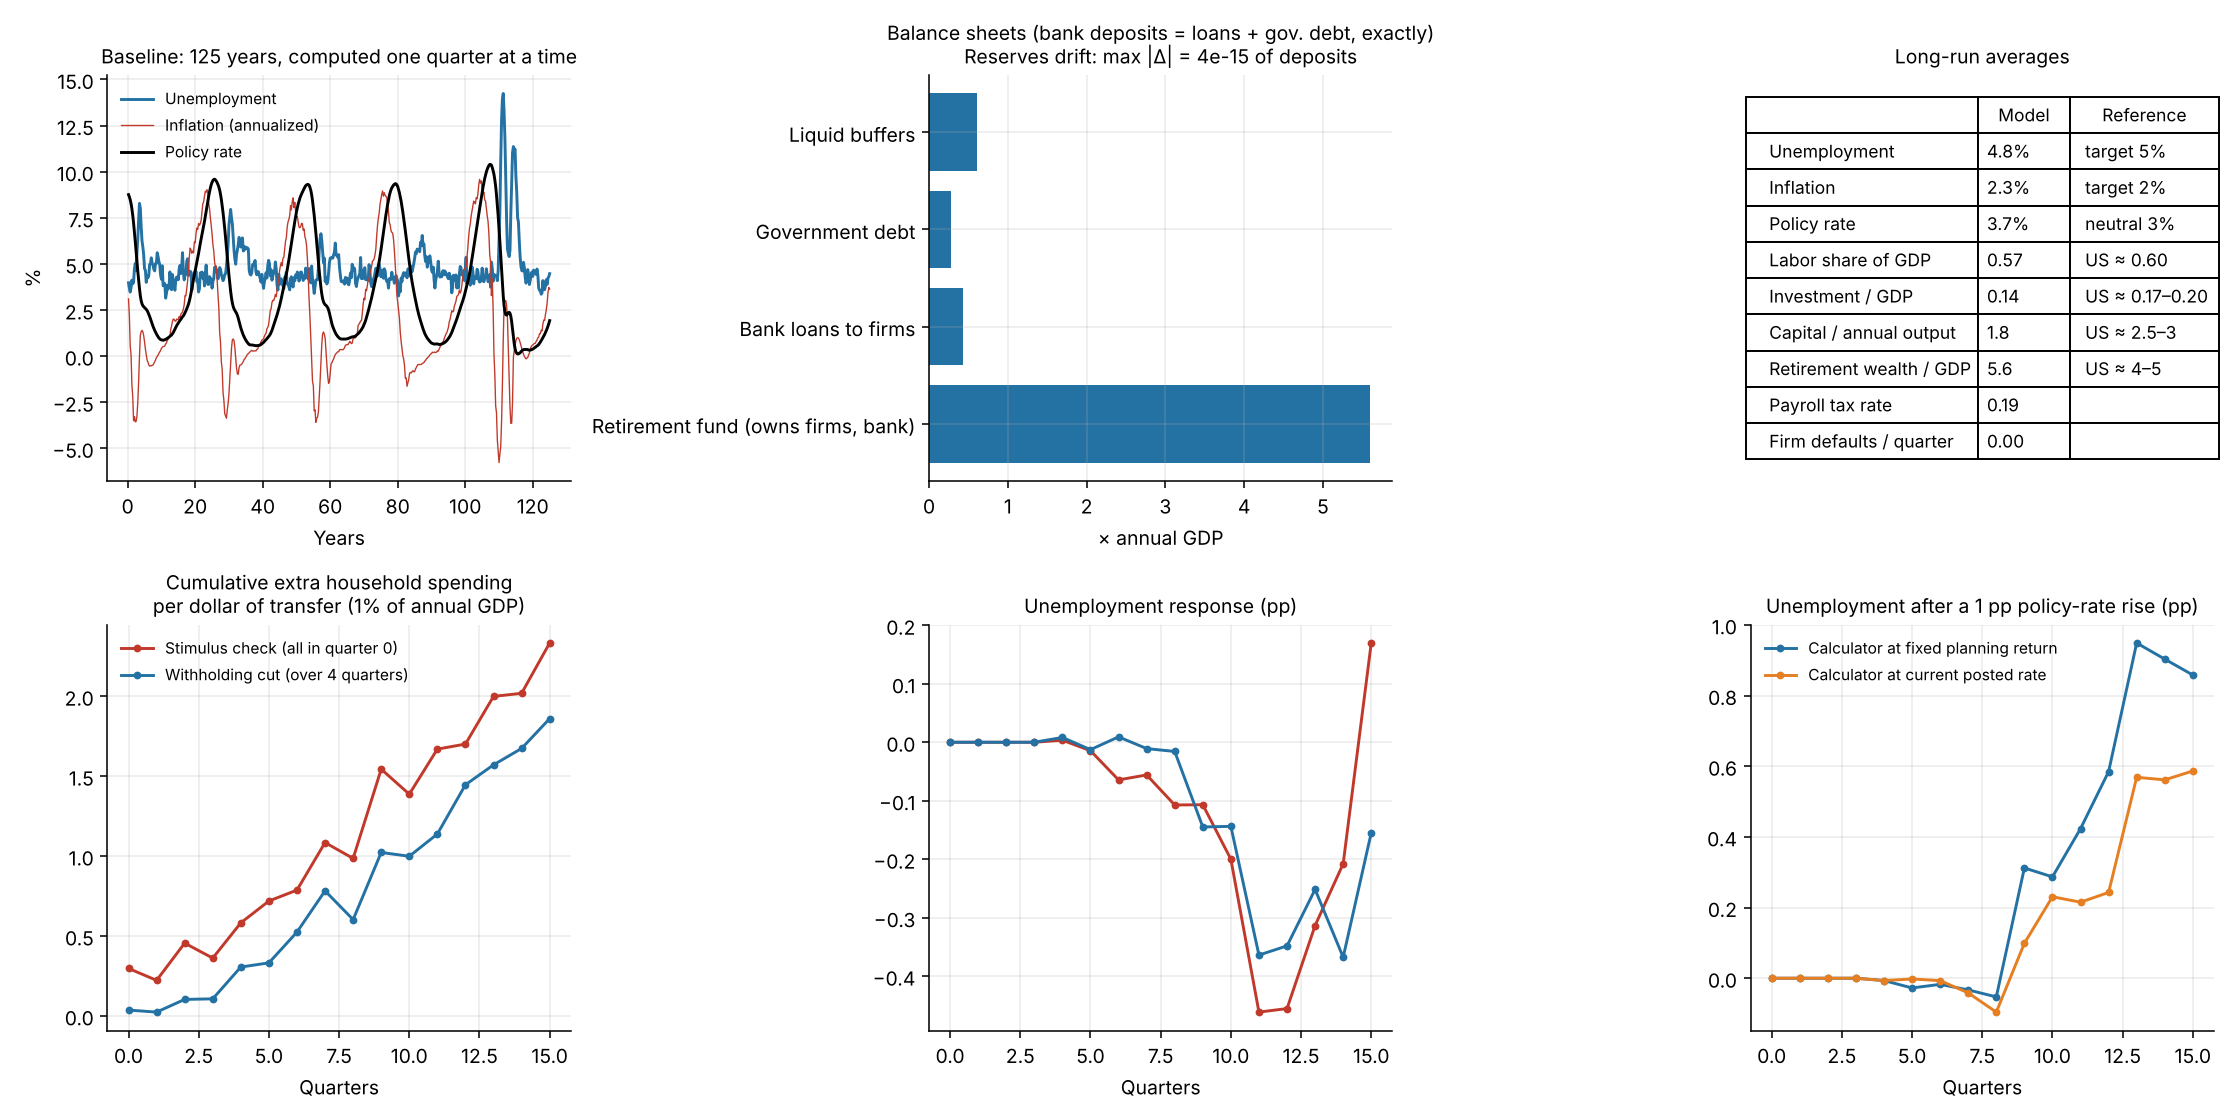

The Python source for this figure:
import json, numpy as np, matplotlib
matplotlib.use("Agg"); import matplotlib.pyplot as plt
plt.rcParams.update({"font.size": 10, "axes.spines.top": False, "axes.spines.right": False, "axes.grid": True, "grid.alpha": 0.25})
out = json.load(open("results_macro.json")); R = json.load(open("macro_run.json"))
d = lambda sc, b, key: np.mean([[s[sc][k][key] - s[b][k][key] for k in range(16)] for s in out], 0)
tot = np.mean([0.04 * s["gdp_q"] for s in out]); q = np.arange(16)
fig, ax = plt.subplots(2, 3, figsize=(16, 8))
# baseline
t = np.array([r["t"] for r in R]) / 4; k = lambda n: np.array([r[n] for r in R])
s = t > 75
ax[0, 0].plot(t[s] - 75, 100 * k("u")[s], color="#2471a3", label="Unemployment")
ax[0, 0].plot(t[s] - 75, 400 * k("pi")[s], color="#c0392b", lw=0.7, label="Inflation (annualized)")
ax[0, 0].plot(t[s] - 75, 400 * k("i")[s], color="k", label="Policy rate")
ax[0, 0].set_xlabel("Years"); ax[0, 0].set_ylabel("%"); ax[0, 0].legend(fontsize=8, frameon=False)
ax[0, 0].set_title("Baseline: 125 years, computed one quarter at a time", fontsize=10)
G = k("GDP")[s]
rat = {"Retirement fund (owns firms, bank)": k("A")[s] / (4 * G), "Bank loans to firms": k("loans")[s] / (4 * G),
       "Government debt": k("debt")[s] / (4 * G), "Liquid buffers": k("B")[s] / (4 * G)}
ax[0, 1].barh(list(rat), [v.mean() for v in rat.values()], color="#2471a3")
ax[0, 1].set_xlabel("× annual GDP")
ax[0, 1].set_title("Balance sheets (bank deposits = loans + gov. debt, exactly)\nReserves drift: max |Δ| = %.0e of deposits" %
                   (np.abs(k("reserves")).max() / (k("B") + k("debt")).mean()), fontsize=10)
inv = [(k("I") * k("P") / k("GDP"))[s].mean(), k("wage_share")[s].mean(), (k("K") / (4 * k("Y")))[s].mean() / 10]
ax[0, 2].axis("off")
rows = [["Unemployment", "%.1f%%" % (100 * k("u")[s].mean()), "target 5%"],
        ["Inflation", "%.1f%%" % (400 * k("pi")[s].mean()), "target 2%"],
        ["Policy rate", "%.1f%%" % (400 * k("i")[s].mean()), "neutral 3%"],
        ["Labor share of GDP", "%.2f" % k("wage_share")[s].mean(), "US ≈ 0.60"],
        ["Investment / GDP", "%.2f" % (k("I") * k("P") / k("GDP"))[s].mean(), "US ≈ 0.17–0.20"],
        ["Capital / annual output", "%.1f" % (k("K") / (4 * k("Y")))[s].mean(), "US ≈ 2.5–3"],
        ["Retirement wealth / GDP", "%.1f" % rat["Retirement fund (owns firms, bank)"].mean(), "US ≈ 4–5"],
        ["Payroll tax rate", "%.2f" % k("tau")[s].mean(), ""],
        ["Firm defaults / quarter", "%.2f" % k("defaults")[s].mean(), ""]]
tb = ax[0, 2].table(cellText=rows, colLabels=["", "Model", "Reference"], loc="center", cellLoc="left")
tb.auto_set_font_size(False); tb.set_fontsize(9); tb.scale(1.25, 1.5)
[c.set_width(w) for (r_, c_), c in tb.get_celld().items() for w in [[0.5, 0.2, 0.32][c_]]]
ax[0, 2].set_title("Long-run averages", fontsize=10)
# fiscal
for sc, col, lab in [("check", "#c0392b", "Stimulus check (all in quarter 0)"), ("withhold", "#2471a3", "Withholding cut (over 4 quarters)")]:
    ax[1, 0].plot(q, np.cumsum(d(sc, "base", "spend_h")) / tot, color=col, marker="o", ms=3, label=lab)
    ax[1, 1].plot(q, 100 * d(sc, "base", "u"), color=col, marker="o", ms=3)
ax[1, 0].set_title("Cumulative extra household spending\nper dollar of transfer (1% of annual GDP)", fontsize=10)
ax[1, 0].legend(fontsize=8, frameon=False); ax[1, 0].set_xlabel("Quarters")
ax[1, 1].set_title("Unemployment response (pp)", fontsize=10); ax[1, 1].set_xlabel("Quarters")
for pl, col, lab in [("fixed", "#2471a3", "Calculator at fixed planning return"), ("current", "#e67e22", "Calculator at current posted rate")]:
    ax[1, 2].plot(q, 100 * d(f"rate_{pl}", f"base_{pl}", "u"), color=col, marker="o", ms=3, label=lab)
ax[1, 2].set_title("Unemployment after a 1 pp policy-rate rise (pp)", fontsize=10)
ax[1, 2].legend(fontsize=8, frameon=False); ax[1, 2].set_xlabel("Quarters")
fig.tight_layout(); fig.savefig("fig_macro.png", dpi=140)
